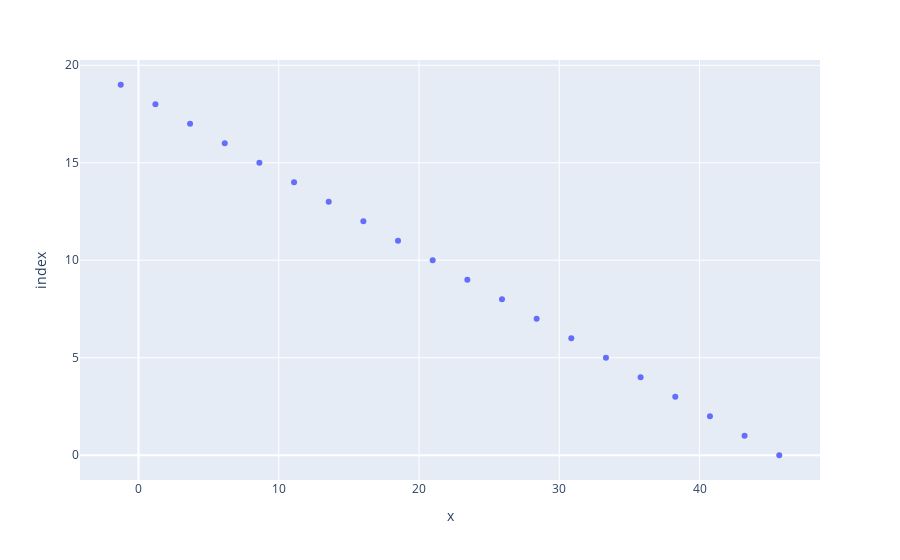

The code cell stored with this chart in its notebook:
### Code cell
px.scatter(x_range, y_range)

### Figure 1 — Plotly figure (JSON) as saved in the notebook; plotly's stock layout.template omitted (floating-point values rounded to 4 significant figures)
{"data": [{"hovertemplate": "x=%{x}<br>index=%{y}<extra></extra>", "legendgroup": "", "marker": {"color": "#636efa", "symbol": "circle"}, "mode": "markers", "name": "", "orientation": "h", "showlegend": false, "type": "scatter", "x": [45.68, 43.21, 40.74, 38.27, 35.8, 33.33, 30.86, 28.39, 25.91, 23.44, 20.97, 18.5, 16.03, 13.56, 11.09, 8.619, 6.148, 3.677, 1.206, -1.265], "xaxis": "x", "y": [0, 1, 2, 3, 4, 5, 6, 7, 8, 9, 10, 11, 12, 13, 14, 15, 16, 17, 18, 19], "yaxis": "y"}], "layout": {"legend": {"tracegroupgap": 0}, "margin": {"t": 60}, "xaxis": {"anchor": "y", "domain": [0, 1], "title": {"text": "x"}}, "yaxis": {"anchor": "x", "domain": [0, 1], "title": {"text": "index"}}}}
